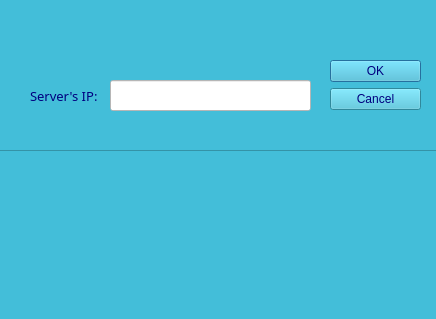
<?xml version="1.0" encoding="UTF-8"?>
<ui version="4.0">
 <class>Dialog_ConnectToServer</class>
 <widget class="QDialog" name="Dialog_ConnectToServer">
  <property name="geometry">
   <rect>
    <x>0</x>
    <y>0</y>
    <width>436</width>
    <height>319</height>
   </rect>
  </property>
  <property name="windowTitle">
   <string>Dialog</string>
  </property>
  <property name="styleSheet">
   <string notr="true">background-color: rgb(67, 190, 217);</string>
  </property>
  <widget class="QLabel" name="label">
   <property name="geometry">
    <rect>
     <x>30</x>
     <y>70</y>
     <width>81</width>
     <height>51</height>
    </rect>
   </property>
   <property name="font">
    <font>
     <family>Segoe UI Black</family>
     <pointsize>10</pointsize>
    </font>
   </property>
   <property name="styleSheet">
    <string notr="true">color: rgb(0, 0, 127);</string>
   </property>
   <property name="text">
    <string>Server's IP:</string>
   </property>
  </widget>
  <widget class="QFrame" name="frame">
   <property name="geometry">
    <rect>
     <x>-20</x>
     <y>150</y>
     <width>471</width>
     <height>171</height>
    </rect>
   </property>
   <property name="styleSheet">
    <string notr="true">image: url(:/new/prefix1/New folder/1366_521.jpg);</string>
   </property>
   <property name="frameShape">
    <enum>QFrame::StyledPanel</enum>
   </property>
   <property name="frameShadow">
    <enum>QFrame::Raised</enum>
   </property>
  </widget>
  <widget class="QDialogButtonBox" name="buttonBox">
   <property name="geometry">
    <rect>
     <x>330</x>
     <y>60</y>
     <width>91</width>
     <height>71</height>
    </rect>
   </property>
   <property name="font">
    <font>
     <family>Segoe UI Black</family>
     <pointsize>10</pointsize>
     <italic>false</italic>
     <fontweight>Black</fontweight>
    </font>
   </property>
   <property name="styleSheet">
    <string notr="true">color: rgb(0, 0, 127);
font: 900 10pt &quot;Segoe UI Black&quot;;</string>
   </property>
   <property name="orientation">
    <enum>Qt::Vertical</enum>
   </property>
   <property name="standardButtons">
    <set>QDialogButtonBox::Cancel|QDialogButtonBox::Ok</set>
   </property>
  </widget>
  <widget class="QLineEdit" name="lineEdit">
   <property name="geometry">
    <rect>
     <x>110</x>
     <y>80</y>
     <width>201</width>
     <height>31</height>
    </rect>
   </property>
   <property name="styleSheet">
    <string notr="true">background-color: rgb(255, 255, 255);</string>
   </property>
  </widget>
 </widget>
 <resources/>
 <connections>
  <connection>
   <sender>buttonBox</sender>
   <signal>accepted()</signal>
   <receiver>Dialog_ConnectToServer</receiver>
   <slot>accept()</slot>
   <hints>
    <hint type="sourcelabel">
     <x>248</x>
     <y>254</y>
    </hint>
    <hint type="destinationlabel">
     <x>157</x>
     <y>274</y>
    </hint>
   </hints>
  </connection>
  <connection>
   <sender>buttonBox</sender>
   <signal>rejected()</signal>
   <receiver>Dialog_ConnectToServer</receiver>
   <slot>reject()</slot>
   <hints>
    <hint type="sourcelabel">
     <x>316</x>
     <y>260</y>
    </hint>
    <hint type="destinationlabel">
     <x>286</x>
     <y>274</y>
    </hint>
   </hints>
  </connection>
 </connections>
</ui>
